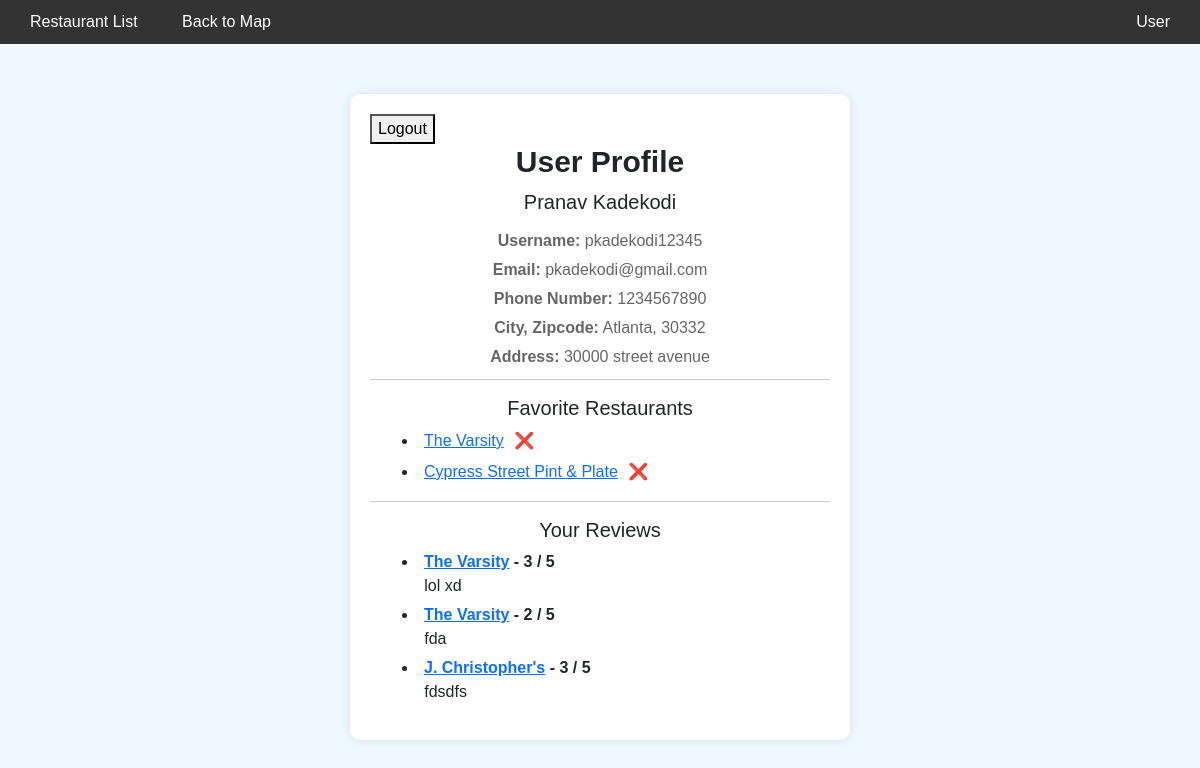
Screenshot of /foodie/user/ (signed in) with the database file from the repository.
### foodie/models.py (models this page shows, shortened)
class CustomUser(AbstractUser):
    name = models.CharField(max_length=200)
    address = models.CharField(max_length=200)
    city = models.CharField(max_length=100)
    zip_code = models.CharField(max_length=10)
    favorite_restaurants = models.ManyToManyField(Restaurant, related_name='favorited_by', blank=True) # restaurants can get people that favorited them with the related_name field
    phone_number = models.CharField(max_length=10, null=True, blank=True)
    user_reviews = models.JSONField(default=list, blank=True)

class Restaurant(models.Model):
    name = models.CharField(max_length=100)
    cuisine = models.CharField(max_length=20)
    address = models.CharField(max_length=200)
    street = models.CharField(max_length=100)
    zip_code = models.CharField(max_length=10)
    longitude = models.FloatField()
    latitude = models.FloatField()
    phone_number = models.CharField(max_length=15, null=True, blank=True)
    website = models.URLField(max_length=300, null=True, blank=True)
    overall_rating = models.FloatField()
    reviews = models.JSONField(default=list, blank=True)
    image = models.ImageField(upload_to='restaurant_images/', null=True, blank=True)

### foodie/views.py (the view)
# urls.py: path('user/', views.user_profile_page, name='user_profile_page'),
def user_profile_page(request): # add user id parameter
    if request.user.is_authenticated:
        user = get_object_or_404(CustomUser, pk=request.user.id)
        context = {
            'user': user,
            'loggedIn': True
        }
        return render(request, "foodie/userPage.html", context)
    else:
        return redirect('foodie:login')

### foodie/templates/foodie/userPage.html (shortened to what this page needs)
{% extends 'base.html' %}
{% load static %}
{% block content %}
<!DOCTYPE html>
<html lang="en">
<head>
    <link rel="stylesheet" href="{% static 'userPage.css' %}">
</head>
<body>
    <div class="profile-container">
        <div class="logout">
            <form class="logout" action="{% url 'foodie:logout' %}" method="post">
                <button id="logoutButton">Logout</button>
            </form>
        </div>
        <h1> User Profile </h1>
        <h2>{{ user.name }}</h2>
        <div class="info">
            <p><strong>Username:</strong> {{ user.username }}</p>
            <p><strong>Email:</strong> {{ user.email }}</p>
            <p><strong>Phone Number:</strong> {{ user.phone_number }}</p>
            <p><strong>City, Zipcode:</strong> {{ user.city }}, {{ user.zip_code}} </p>
            <p><strong>Address:</strong> {{ user.address }} </p>
            {% if user.favorite_restaurants.all %}
                <hr>
                <h3>Favorite Restaurants</h3>
                <ul>
                    {% for restaurant in user.favorite_restaurants.all %}
                        <li>
                            <a href = "{% url 'foodie:restaurant_detail' restaurant.id|add:'0' %}">{{ restaurant.name }}</a>
                            <form method="post" action="{% url 'foodie:remove_restaurant_favorite' restaurant.id 'user_profile_page' %}" style="display:inline;">
                                <button type="submit" style="background:none; border:none; color:red; cursor:pointer;">❌</button>
                            </form>
                        </li>
                    {% endfor %}
                </ul>
            {% endif %}
            {% if user.user_reviews %}
                <hr>
                <h3>Your Reviews</h3>
                <ul>
                    {% for review in user.user_reviews %}
                        <li><b><a href = "{% url 'foodie:restaurant_detail' review.restaurant_id|add:'0' %}">{{ review.restaurant_name }}</a> - {{ review.rating }} / 5</b><br>&nbsp;&nbsp;&nbsp;&nbsp;&nbsp;{{ review.text }}</li>
                    {% endfor %}
                </ul>
            {% endif %}
        </div>
    </div>
</body>
</html>
{% endblock %}

### mysite/static/userPage.css (style rules this page uses)
body { font-family: Arial, sans-serif; background-color: #f0f8ff; margin: 0; padding: 0; }
.profile-container { width: 500px; margin: 50px auto; background: #fff; padding: 20px; box-shadow: 0 0 10px rgba(0, 0, 0, 0.1); border-radius: 10px; }
.profile-container h2 { text-align: center; margin: 10px 0; }
.info h3 { text-align: center; margin-top: 10px; font-size: 20px; }
hr { margin-top:10px; }
.profile-container p { text-align: center; color: #666; }
.profile-container .info { margin-top: 15px; }
.profile-container .info p { margin: 5px 0; }
.profile-container h1 { text-align: center; font-size: 30px; font-weight: bold; }
.profile-container h2 { text-align: center; font-size: 20px; }

### rows the page displays
CustomUser: name "Pranav Kadekodi", username "pkadekodi12345", email "pkadekodi@gmail.com", phone_number "1234567890", city "Atlanta", zip_code "30332", address "30000 street avenue"
Restaurant: name "The Varsity"
Restaurant: name "Cypress Street Pint & Plate"

### other values shown
{{ review.restaurant_name }} "The Varsity" "The Varsity" "J. Christopher's"
{{ review.rating }} "3" "2" "3"
{{ review.text }} "lol xd" "fda" "fdsdfs"
